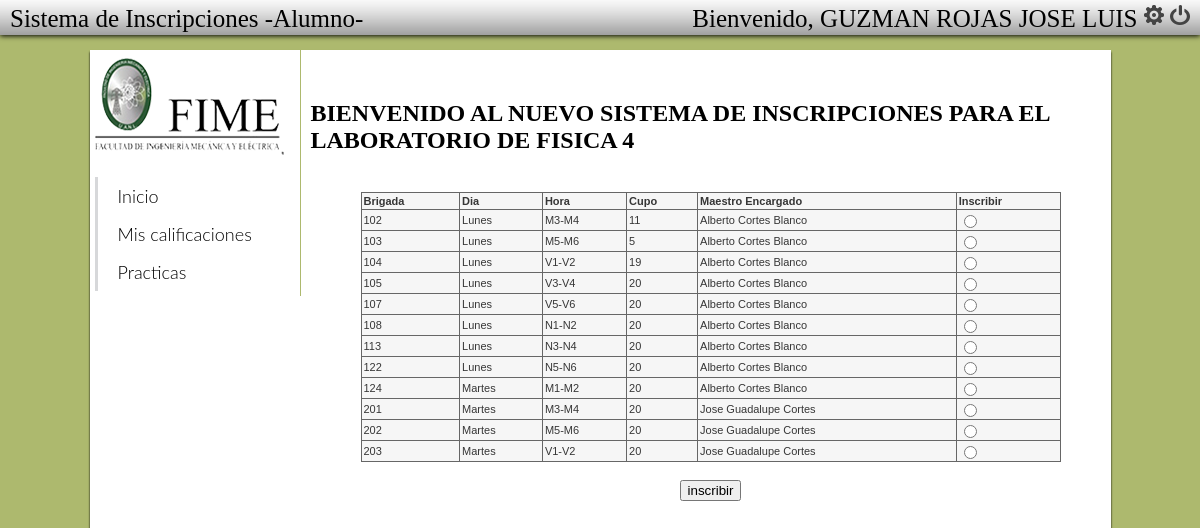
Page /alumno/alumno_inscribir.php (signed in) on the committed database.
### tables this page shows
CREATE TABLE IF NOT EXISTS `docente` (
  `num_empleado` int(11) NOT NULL,
  `nombre` varchar(100) NOT NULL,
  `pass` varchar(45) NOT NULL,
  `telefono` bigint(20) DEFAULT NULL,
  `email` varchar(45) DEFAULT NULL,
  `privilegios` varchar(45) DEFAULT NULL,
  PRIMARY KEY (`num_empleado`),
  UNIQUE KEY `num_empleado_UNIQUE` (`num_empleado`)
);

CREATE TABLE IF NOT EXISTS `brigadas` (
  `idbrigadas` int(11) NOT NULL,
  `dia` varchar(45) DEFAULT NULL,
  `hora` varchar(45) DEFAULT NULL,
  `salon` varchar(45) DEFAULT NULL,
  `cupo` int(11) DEFAULT NULL,
  `disponibilidad` tinyint(1) DEFAULT NULL,
  `status` tinyint(1) NOT NULL,
  `empleado` int(11) NOT NULL,
  PRIMARY KEY (`idbrigadas`),
  UNIQUE KEY `idbrigadas_UNIQUE` (`idbrigadas`)
);

### action/funciones_alumno.php (called while the page is built, shortened)
<?php
require_once("../lib/lib.php");
require_once("../view/view.php");
function lista_brigadasA(){
	$brigadas = listar_brigadas_disponibles();
	brigadas_disponibles_alumno($brigadas);
}
?>

### lib/lib.php (called while the page is built, shortened)
<?php
function listar_brigadas_disponibles(){
	$sql = "SELECT brigadas.*, docente.nombre FROM docente INNER JOIN brigadas ON brigadas.empleado = docente.num_empleado WHERE brigadas.disponibilidad = '1'	";
	$result = mysql_query($sql);
	$brigada = array();
	$i = 0;
	while ($row = mysql_fetch_object($result)){
		$brigada[$i] = $row;
		$i++;
	}
	return $brigada;
}
?>

### view/view.php (the view, shortened to what this page needs)
<?php
require_once("../lib/lib.php");
	echo"<tr><th>Disponible:</th><td>Si<input type='radio' checked='true' name='disp' value='1'>No<input type='radio' name='disp' value='0'></td></tr>";?>
	<?php
function brigadas_disponibles_alumno($brigadas){
	echo "<table border=1>";
	echo "<form action='../action/alumno_inscribir.php' method='POST'>";
	echo "<tr>";
	echo "<th>Brigada</th>";
	echo "<th>Dia</th>";
	echo "<th>Hora</th>";
	echo "<th>Cupo</th>";
	echo "<th>Maestro Encargado</th>";
	echo "<th>Inscribir</th>";
	echo "</tr>";
	foreach ($brigadas as $key => $brig) {
	echo "<tr>";
	echo "<td>".$brig->idbrigadas."</td>";
	echo "<td>".$brig->dia."</td>";
	echo "<td>".$brig->hora."</td>";
	echo "<td>".$brig->cupo."</th>";
	echo "<td>".$brig->nombre."</th>";
	echo "<td><input type='radio' value='".$brig->idbrigadas."' name='brig'><input type='hidden' name='alumno' value='".$brig->idbrigadas."'</td>";
	echo"</tr>";
}
	echo "</table>";
	echo "<br />";
	echo "<center><input type='submit' value='inscribir'></center>";
}
?>

### alumno/css/adminIndex.css (style rules this page uses)
body { background: #ADB96E; }
#contenido table { margin: 0 auto; height: 120px; overflow:scroll; }
table { width: 700px; border-collapse: collapse; border: 1px solid #666666; font: normal 11px verdana, arial, helvetica, sans-serif; color: #363636; background: #f6f6f6; text-align:left; }
table th, td { height:10px; }
tbody th, tbody td { padding:2px; }

### rows in the picture
docente: brigadas.idbrigadas "102", brigadas.dia "Lunes", brigadas.hora "M3-M4", brigadas.cupo "11", nombre "Alberto Cortes Blanco", brigadas.idbrigadas "103", brigadas.hora "M5-M6", brigadas.cupo "5", brigadas.idbrigadas "104", brigadas.hora "V1-V2", brigadas.cupo "19", brigadas.idbrigadas "105", brigadas.hora "V3-V4", brigadas.cupo "20", brigadas.idbrigadas "107", brigadas.hora "V5-V6", brigadas.idbrigadas "108", brigadas.hora "N1-N2", brigadas.idbrigadas "113", brigadas.hora "N3-N4", brigadas.idbrigadas "122", brigadas.hora "N5-N6", brigadas.idbrigadas "124", brigadas.dia "Martes", brigadas.hora "M1-M2"
docente: brigadas.idbrigadas "201", brigadas.dia "Martes", brigadas.hora "M3-M4", brigadas.cupo "20", nombre "Jose Guadalupe Cortes", brigadas.idbrigadas "202", brigadas.hora "M5-M6", brigadas.idbrigadas "203", brigadas.hora "V1-V2"

### other values in the picture
$usuario->nombre "GUZMAN ROJAS JOSE LUIS"
